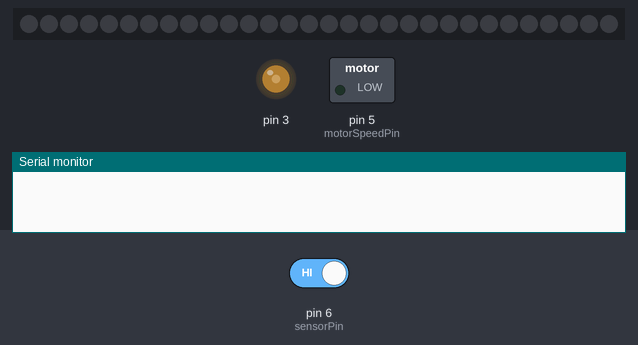
Simulated run of this sketch. Board: Arduino Uno, built with avr-gcc and run on an emulated ATmega328P. Parts: 30 RGB LEDs in strip order, left to right, switched loads named in the sketch (green lamp = pin HIGH), output pins drawn as LEDs (lit = HIGH), the last lines printed to the serial monitor. Dashed ring = blinking. The inputs (shaded band) are chosen by the test bench; at power-on: pin 6 (sensorPin) HIGH.

Above: at 1.2 s.
1.3 s: pin 6 (sensorPin) driven LOW
At 2.2 s:
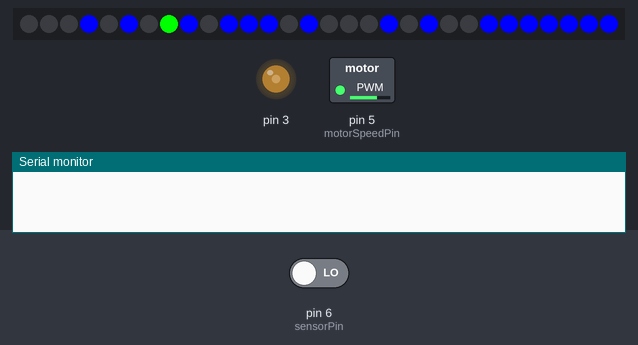
2.8 s: pin 6 (sensorPin) driven HIGH
At 2.97 s:
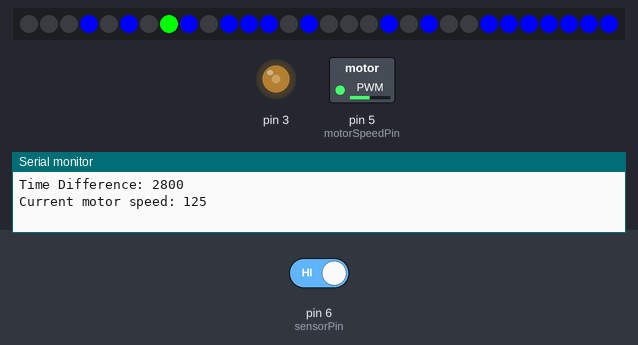
5.2 s: pin 6 (sensorPin) driven LOW
At 5.8 s:
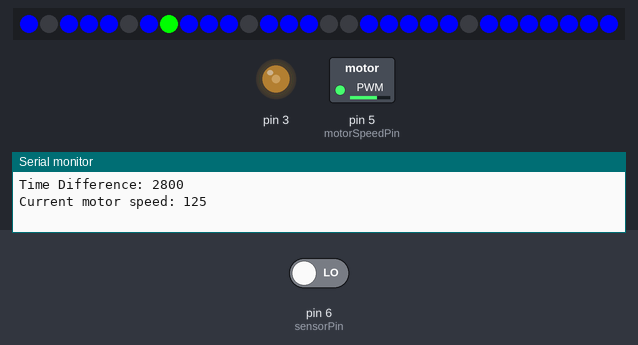
Timing chart, 0 to 8.2 s (numbered marks = the images above; inputs shaded):
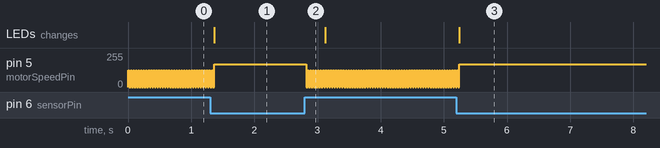

Measured:
- after the input at 1.3 s, the LEDs: change after 0.06 s (image 1)
- after the input at 2.8 s, pin 5 (motorSpeedPin): alternates 125/255 for 0.02 s and 0/255 for 0.02 s, starting at once
- after the input at 5.2 s, the LEDs: change after 0.05 s (image 3)

The sketch:

Final.ino
```cpp
#include <Adafruit_NeoPixel.h>

#define PIN 8	 // input pin Neopixel is attached to

#define NUMPIXELS      30 // number of neopixels in strip


const int motorDirectionPin = 8; // Pin connected to the direction control of the motor driver
const int motorSpeedPin = 5;     // Pin connected to the speed control of the motor driver
const int sensorPin = 6;         // Pin connected to the IR sensor output
unsigned long previousMillis = 0;
unsigned long interval = 1050; // Time in milliseconds for expected interval
bool holeDetected = false;
bool onWall = false;
// Variables to store the time of the last and current signal detections
unsigned long lastSignalTime = 0;
unsigned long currentSignalTime = 0;

// Variable to store the time difference
unsigned long timeDifference = 0;
int currentMotorSpeed = 125;
const int defaultSpeed = 125;
int ledStates[10][7]={{1,1,1,1,0,1,1},{0,0,0,1,0,1,0},{1,0,1,1,1,0,1},{0,0,1,1,1,1,1},{0,1,0,1,1,1,0},{0,1,1,0,1,1,1},{1,1,1,0,1,1,1},{0,0,1,1,0,1,0},{1,1,1,1,1,1,1},{0,1,1,1,1,1,1}};

Adafruit_NeoPixel pixels = Adafruit_NeoPixel(NUMPIXELS, PIN, NEO_GRB + NEO_KHZ800);

int adjustMotorSpeed(unsigned long timeTaken){
    signed long deviation = timeTaken - 1000;
    signed long adjustment = deviation * 0.15;
    currentMotorSpeed += adjustment;
    if (currentMotorSpeed < 100){
      currentMotorSpeed = 100;
    }
    else if (currentMotorSpeed > 255){
      currentMotorSpeed = 255;
    }
    analogWrite(motorSpeedPin, currentMotorSpeed);

}

void setup()
{
  pinMode(motorSpeedPin, OUTPUT);
  pinMode(3, OUTPUT);
  pinMode(sensorPin, INPUT);
  digitalWrite(sensorPin, HIGH);
  pixels.begin();
  Serial.begin(9600);
  analogWrite(motorSpeedPin, currentMotorSpeed);
  analogWrite(3, 90); // Setting the default speed to 128 for now for testing purposes
}

void loop()
{
  //pulse the motor speed to reduce momentum at stop
  delay(20);
  analogWrite(motorSpeedPin, 0);
  delay(20);
  analogWrite(motorSpeedPin, defaultSpeed);

  int sensorValue = digitalRead(sensorPin);
  unsigned long currentMillis = millis();

  //  analogWrite(motorSpeedPin, 255); //Setting the default speed

  if (sensorValue == HIGH && lastSignalTime == 0)
  {
    // Record the time of the first signal detection
    lastSignalTime = millis();
  }
  else if(sensorValue == LOW && lastSignalTime != 0 && !onWall){
    onWall=true;
  }
  else if(lastSignalTime !=0 && (millis()-lastSignalTime)>1000 && digitalRead(sensorPin)==LOW){
      timeDifference = millis()-lastSignalTime;
      analogWrite(motorSpeedPin,170);
      updateSpeedDisplay(timeDifference);
      while(digitalRead(sensorPin)==LOW){}
    }
  else if (sensorValue == HIGH && lastSignalTime != 0 && onWall)
  {
    // Record the time of the second signal detection
    currentSignalTime = millis();

    // Calculate the time difference between consecutive signals
    timeDifference = currentSignalTime - lastSignalTime;
    updateSpeedDisplay(timeDifference);
    analogWrite(motorSpeedPin, 0);
    if(timeDifference<1000){
      updateSpeedDisplay(timeDifference);
      delay(1000-timeDifference);
    }
    analogWrite(motorSpeedPin,defaultSpeed);

    // Print the time difference to the Serial Monitor
    Serial.print("Time Difference: ");
    Serial.println(timeDifference);
    Serial.print("Current motor speed: ");
    Serial.println(currentMotorSpeed);


    // Reset the last signal time for the next measurement
    onWall=false;
    lastSignalTime = 0;
  }
}

void setNum(int startLED, int num){

    for(int i=0; i<=6; i++){
      if(ledStates[num][i]){
        pixels.setPixelColor(startLED+i,pixels.Color(0,0,255));
      }
      else{
        pixels.setPixelColor(startLED+i,pixels.Color(0,0,0));
      }
    }
}

/**
	 * updateSpeed method, Set Provided Float to Digits on LED Display
	 *
   * @param interval: Float value of speed to be changed to
   * Expected Input: Float of precision 1 where 0<=speed<=9.9
	 */
void updateSpeedDisplay(float interval){
    //convert float to char to extract digits
    char intervalString[5];
    //Convert float to string to get values at ones and tenths place and decimal point
    dtostrf(interval, 3, 3, intervalString);
      //extract 1st digit from float string and cal setNum function
      setNum(0,intervalString[0]-'0');
      //skipping to index 2 due to decimal point location in expected input
      setNum(8,intervalString[2]-'0');
      setNum(15,intervalString[3]-'0');
      setNum(23,intervalString[4]-'0');
    pixels.setPixelColor(7,pixels.Color(0,255,0));
    pixels.show();
}
```
